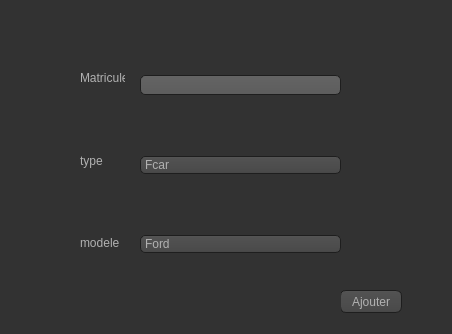
<?xml version="1.0" encoding="UTF-8"?>
<ui version="4.0">
 <class>Add_Car</class>
 <widget class="QWidget" name="Add_Car">
  <property name="geometry">
   <rect>
    <x>0</x>
    <y>0</y>
    <width>452</width>
    <height>334</height>
   </rect>
  </property>
  <property name="windowTitle">
   <string>Form</string>
  </property>
  <property name="styleSheet">
   <string notr="true">QToolTip
{
     border: 1px solid black;
     background-color: #ffa02f;
     padding: 1px;
     border-radius: 3px;
     opacity: 100;
}

QWidget
{
    color: #b1b1b1;
    background-color: #323232;
}

QWidget:item:hover
{
    background-color: QLinearGradient( x1: 0, y1: 0, x2: 0, y2: 1, stop: 0 #ffa02f, stop: 1 #ca0619);
    color: #000000;
}

QWidget:item:selected
{
    background-color: QLinearGradient( x1: 0, y1: 0, x2: 0, y2: 1, stop: 0 #ffa02f, stop: 1 #d7801a);
}

QMenuBar::item
{
    background: transparent;
}

QMenuBar::item:selected
{
    background: transparent;
    border: 1px solid #ffaa00;
}

QMenuBar::item:pressed
{
    background: #444;
    border: 1px solid #000;
    background-color: QLinearGradient(
        x1:0, y1:0,
        x2:0, y2:1,
        stop:1 #212121,
        stop:0.4 #343434/*,
        stop:0.2 #343434,
        stop:0.1 #ffaa00*/
    );
    margin-bottom:-1px;
    padding-bottom:1px;
}

QMenu
{
    border: 1px solid #000;
}

QMenu::item
{
    padding: 2px 20px 2px 20px;
}

QMenu::item:selected
{
    color: #000000;
}

QWidget:disabled
{
    color: #404040;
    background-color: #323232;
}

QAbstractItemView
{
    background-color: QLinearGradient( x1: 0, y1: 0, x2: 0, y2: 1, stop: 0 #4d4d4d, stop: 0.1 #646464, stop: 1 #5d5d5d);
}

QWidget:focus
{
    /*border: 2px solid QLinearGradient( x1: 0, y1: 0, x2: 0, y2: 1, stop: 0 #ffa02f, stop: 1 #d7801a);*/
}

QLineEdit
{
    background-color: QLinearGradient( x1: 0, y1: 0, x2: 0, y2: 1, stop: 0 #4d4d4d, stop: 0 #646464, stop: 1 #5d5d5d);
    padding: 1px;
    border-style: solid;
    border: 1px solid #1e1e1e;
    border-radius: 5;
}

QPushButton
{
    color: #b1b1b1;
    background-color: QLinearGradient( x1: 0, y1: 0, x2: 0, y2: 1, stop: 0 #565656, stop: 0.1 #525252, stop: 0.5 #4e4e4e, stop: 0.9 #4a4a4a, stop: 1 #464646);
    border-width: 1px;
    border-color: #1e1e1e;
    border-style: solid;
    border-radius: 6;
    padding: 3px;
    font-size: 12px;
    padding-left: 5px;
    padding-right: 5px;
}

QPushButton:pressed
{
    background-color: QLinearGradient( x1: 0, y1: 0, x2: 0, y2: 1, stop: 0 #2d2d2d, stop: 0.1 #2b2b2b, stop: 0.5 #292929, stop: 0.9 #282828, stop: 1 #252525);
}

QComboBox
{
    selection-background-color: #ffaa00;
    background-color: QLinearGradient( x1: 0, y1: 0, x2: 0, y2: 1, stop: 0 #565656, stop: 0.1 #525252, stop: 0.5 #4e4e4e, stop: 0.9 #4a4a4a, stop: 1 #464646);
    border-style: solid;
    border: 1px solid #1e1e1e;
    border-radius: 5;
}

QComboBox:hover,QPushButton:hover
{
    border: 2px solid QLinearGradient( x1: 0, y1: 0, x2: 0, y2: 1, stop: 0 #ffa02f, stop: 1 #d7801a);
}


QComboBox:on
{
    padding-top: 3px;
    padding-left: 4px;
    background-color: QLinearGradient( x1: 0, y1: 0, x2: 0, y2: 1, stop: 0 #2d2d2d, stop: 0.1 #2b2b2b, stop: 0.5 #292929, stop: 0.9 #282828, stop: 1 #252525);
    selection-background-color: #ffaa00;
}

QComboBox QAbstractItemView
{
    border: 2px solid darkgray;
    selection-background-color: QLinearGradient( x1: 0, y1: 0, x2: 0, y2: 1, stop: 0 #ffa02f, stop: 1 #d7801a);
}

QComboBox::drop-down
{
     subcontrol-origin: padding;
     subcontrol-position: top right;
     width: 15px;

     border-left-width: 0px;
     border-left-color: darkgray;
     border-left-style: solid; /* just a single line */
     border-top-right-radius: 3px; /* same radius as the QComboBox */
     border-bottom-right-radius: 3px;
 }

QComboBox::down-arrow
{
     image: url(:/down_arrow.png);
}

QGroupBox:focus
{
border: 2px solid QLinearGradient( x1: 0, y1: 0, x2: 0, y2: 1, stop: 0 #ffa02f, stop: 1 #d7801a);
}

QTextEdit:focus
{
    border: 2px solid QLinearGradient( x1: 0, y1: 0, x2: 0, y2: 1, stop: 0 #ffa02f, stop: 1 #d7801a);
}

QScrollBar:horizontal {
     border: 1px solid #222222;
     background: QLinearGradient( x1: 0, y1: 0, x2: 0, y2: 1, stop: 0.0 #121212, stop: 0.2 #282828, stop: 1 #484848);
     height: 7px;
     margin: 0px 16px 0 16px;
}

QScrollBar::handle:horizontal
{
      background: QLinearGradient( x1: 0, y1: 0, x2: 1, y2: 0, stop: 0 #ffa02f, stop: 0.5 #d7801a, stop: 1 #ffa02f);
      min-height: 20px;
      border-radius: 2px;
}

QScrollBar::add-line:horizontal {
      border: 1px solid #1b1b19;
      border-radius: 2px;
      background: QLinearGradient( x1: 0, y1: 0, x2: 1, y2: 0, stop: 0 #ffa02f, stop: 1 #d7801a);
      width: 14px;
      subcontrol-position: right;
      subcontrol-origin: margin;
}

QScrollBar::sub-line:horizontal {
      border: 1px solid #1b1b19;
      border-radius: 2px;
      background: QLinearGradient( x1: 0, y1: 0, x2: 1, y2: 0, stop: 0 #ffa02f, stop: 1 #d7801a);
      width: 14px;
     subcontrol-position: left;
     subcontrol-origin: margin;
}

QScrollBar::right-arrow:horizontal, QScrollBar::left-arrow:horizontal
{
      border: 1px solid black;
      width: 1px;
      height: 1px;
      background: white;
}

QScrollBar::add-page:horizontal, QScrollBar::sub-page:horizontal
{
      background: none;
}

QScrollBar:vertical
{
      background: QLinearGradient( x1: 0, y1: 0, x2: 1, y2: 0, stop: 0.0 #121212, stop: 0.2 #282828, stop: 1 #484848);
      width: 7px;
      margin: 16px 0 16px 0;
      border: 1px solid #222222;
}

QScrollBar::handle:vertical
{
      background: QLinearGradient( x1: 0, y1: 0, x2: 0, y2: 1, stop: 0 #ffa02f, stop: 0.5 #d7801a, stop: 1 #ffa02f);
      min-height: 20px;
      border-radius: 2px;
}

QScrollBar::add-line:vertical
{
      border: 1px solid #1b1b19;
      border-radius: 2px;
      background: QLinearGradient( x1: 0, y1: 0, x2: 0, y2: 1, stop: 0 #ffa02f, stop: 1 #d7801a);
      height: 14px;
      subcontrol-position: bottom;
      subcontrol-origin: margin;
}

QScrollBar::sub-line:vertical
{
      border: 1px solid #1b1b19;
      border-radius: 2px;
      background: QLinearGradient( x1: 0, y1: 0, x2: 0, y2: 1, stop: 0 #d7801a, stop: 1 #ffa02f);
      height: 14px;
      subcontrol-position: top;
      subcontrol-origin: margin;
}

QScrollBar::up-arrow:vertical, QScrollBar::down-arrow:vertical
{
      border: 1px solid black;
      width: 1px;
      height: 1px;
      background: white;
}


QScrollBar::add-page:vertical, QScrollBar::sub-page:vertical
{
      background: none;
}

QTextEdit
{
    background-color: #242424;
}

QPlainTextEdit
{
    background-color: #242424;
}

QHeaderView::section
{
    background-color: QLinearGradient(x1:0, y1:0, x2:0, y2:1, stop:0 #616161, stop: 0.5 #505050, stop: 0.6 #434343, stop:1 #656565);
    color: white;
    padding-left: 4px;
    border: 1px solid #6c6c6c;
}

QCheckBox:disabled
{
color: #414141;
}

QDockWidget::title
{
    text-align: center;
    spacing: 3px; /* spacing between items in the tool bar */
    background-color: QLinearGradient(x1:0, y1:0, x2:0, y2:1, stop:0 #323232, stop: 0.5 #242424, stop:1 #323232);
}

QDockWidget::close-button, QDockWidget::float-button
{
    text-align: center;
    spacing: 1px; /* spacing between items in the tool bar */
    background-color: QLinearGradient(x1:0, y1:0, x2:0, y2:1, stop:0 #323232, stop: 0.5 #242424, stop:1 #323232);
}

QDockWidget::close-button:hover, QDockWidget::float-button:hover
{
    background: #242424;
}

QDockWidget::close-button:pressed, QDockWidget::float-button:pressed
{
    padding: 1px -1px -1px 1px;
}

QMainWindow::separator
{
    background-color: QLinearGradient(x1:0, y1:0, x2:0, y2:1, stop:0 #161616, stop: 0.5 #151515, stop: 0.6 #212121, stop:1 #343434);
    color: white;
    padding-left: 4px;
    border: 1px solid #4c4c4c;
    spacing: 3px; /* spacing between items in the tool bar */
}

QMainWindow::separator:hover
{

    background-color: QLinearGradient(x1:0, y1:0, x2:0, y2:1, stop:0 #d7801a, stop:0.5 #b56c17 stop:1 #ffa02f);
    color: white;
    padding-left: 4px;
    border: 1px solid #6c6c6c;
    spacing: 3px; /* spacing between items in the tool bar */
}

QToolBar::handle
{
     spacing: 3px; /* spacing between items in the tool bar */
     background: url(:/images/handle.png);
}

QMenu::separator
{
    height: 2px;
    background-color: QLinearGradient(x1:0, y1:0, x2:0, y2:1, stop:0 #161616, stop: 0.5 #151515, stop: 0.6 #212121, stop:1 #343434);
    color: white;
    padding-left: 4px;
    margin-left: 10px;
    margin-right: 5px;
}

QProgressBar
{
    border: 2px solid grey;
    border-radius: 5px;
    text-align: center;
}

QProgressBar::chunk
{
    background-color: #d7801a;
    width: 2.15px;
    margin: 0.5px;
}

QTabBar::tab {
    color: #b1b1b1;
    border: 1px solid #444;
    border-bottom-style: none;
    background-color: #323232;
    padding-left: 10px;
    padding-right: 10px;
    padding-top: 3px;
    padding-bottom: 2px;
    margin-right: -1px;
}

QTabWidget::pane {
    border: 1px solid #444;
    top: 1px;
}

QTabBar::tab:last
{
    margin-right: 0; /* the last selected tab has nothing to overlap with on the right */
    border-top-right-radius: 3px;
}

QTabBar::tab:first:!selected
{
 margin-left: 0px; /* the last selected tab has nothing to overlap with on the right */


    border-top-left-radius: 3px;
}

QTabBar::tab:!selected
{
    color: #b1b1b1;
    border-bottom-style: solid;
    margin-top: 3px;
    background-color: QLinearGradient(x1:0, y1:0, x2:0, y2:1, stop:1 #212121, stop:.4 #343434);
}

QTabBar::tab:selected
{
    border-top-left-radius: 3px;
    border-top-right-radius: 3px;
    margin-bottom: 0px;
}

QTabBar::tab:!selected:hover
{
    /*border-top: 2px solid #ffaa00;
    padding-bottom: 3px;*/
    border-top-left-radius: 3px;
    border-top-right-radius: 3px;
    background-color: QLinearGradient(x1:0, y1:0, x2:0, y2:1, stop:1 #212121, stop:0.4 #343434, stop:0.2 #343434, stop:0.1 #ffaa00);
}

QRadioButton::indicator:checked, QRadioButton::indicator:unchecked{
    color: #b1b1b1;
    background-color: #323232;
    border: 1px solid #b1b1b1;
    border-radius: 6px;
}

QRadioButton::indicator:checked
{
    background-color: qradialgradient(
        cx: 0.5, cy: 0.5,
        fx: 0.5, fy: 0.5,
        radius: 1.0,
        stop: 0.25 #ffaa00,
        stop: 0.3 #323232
    );
}

QCheckBox::indicator{
    color: #b1b1b1;
    background-color: #323232;
    border: 1px solid #b1b1b1;
    width: 9px;
    height: 9px;
}

QRadioButton::indicator
{
    border-radius: 6px;
}

QRadioButton::indicator:hover, QCheckBox::indicator:hover
{
    border: 1px solid #ffaa00;
}

QCheckBox::indicator:checked
{
    image:url(:/images/checkbox.png);
}

QCheckBox::indicator:disabled, QRadioButton::indicator:disabled
{
    border: 1px solid #444;
}</string>
  </property>
  <widget class="QPushButton" name="ajouter">
   <property name="geometry">
    <rect>
     <x>340</x>
     <y>290</y>
     <width>62</width>
     <height>23</height>
    </rect>
   </property>
   <property name="text">
    <string>Ajouter</string>
   </property>
  </widget>
  <widget class="QLabel" name="ERROR">
   <property name="geometry">
    <rect>
     <x>150</x>
     <y>270</y>
     <width>131</width>
     <height>16</height>
    </rect>
   </property>
   <property name="styleSheet">
    <string notr="true">color: red;</string>
   </property>
   <property name="text">
    <string/>
   </property>
  </widget>
  <widget class="QWidget" name="layoutWidget">
   <property name="geometry">
    <rect>
     <x>80</x>
     <y>40</y>
     <width>45</width>
     <height>241</height>
    </rect>
   </property>
   <layout class="QVBoxLayout" name="verticalLayout">
    <item>
     <widget class="QLabel" name="label">
      <property name="text">
       <string>Matricule</string>
      </property>
     </widget>
    </item>
    <item>
     <widget class="QLabel" name="label_2">
      <property name="text">
       <string>type</string>
      </property>
     </widget>
    </item>
    <item>
     <widget class="QLabel" name="label_3">
      <property name="text">
       <string>modele</string>
      </property>
     </widget>
    </item>
   </layout>
  </widget>
  <widget class="QWidget" name="layoutWidget">
   <property name="geometry">
    <rect>
     <x>140</x>
     <y>20</y>
     <width>201</width>
     <height>291</height>
    </rect>
   </property>
   <layout class="QVBoxLayout" name="verticalLayout_2">
    <item>
     <widget class="QLineEdit" name="matricule"/>
    </item>
    <item>
     <widget class="QComboBox" name="type">
      <item>
       <property name="text">
        <string>Fcar</string>
       </property>
      </item>
      <item>
       <property name="text">
        <string>POPcar</string>
       </property>
      </item>
      <item>
       <property name="text">
        <string>Xcar</string>
       </property>
      </item>
     </widget>
    </item>
    <item>
     <widget class="QComboBox" name="modele">
      <property name="styleSheet">
       <string notr="true">QLineEdit {
padding: 1px;
border-style: solid;
border: 2px solid gray;
border-radius: 8px;
}


QPushButton {
color: white;
background-color: QLinearGradient( x1: 0, y1: 0, x2: 0, y2: 1, stop: 0 #88d, stop: 0.1 #99e, stop: 0.49 #77c, stop: 0.5 #66b, stop: 1 #77c);
border-width: 1px;
border-color: #339;
border-style: solid;
border-radius: 7;
padding: 3px;
font-size: 10px;
padding-left: 5px;
padding-right: 5px;
min-width: 50px;
max-width: 50px;
min-height: 13}px;
max-height: 13px;</string>
      </property>
      <item>
       <property name="text">
        <string>Ford</string>
       </property>
      </item>
      <item>
       <property name="text">
        <string>Porsche</string>
       </property>
      </item>
      <item>
       <property name="text">
        <string>mercedes </string>
       </property>
      </item>
      <item>
       <property name="text">
        <string>Jaguar</string>
       </property>
      </item>
      <item>
       <property name="text">
        <string>bentley</string>
       </property>
      </item>
      <item>
       <property name="text">
        <string>BMW</string>
       </property>
      </item>
     </widget>
    </item>
   </layout>
  </widget>
 </widget>
 <resources/>
 <connections/>
</ui>
